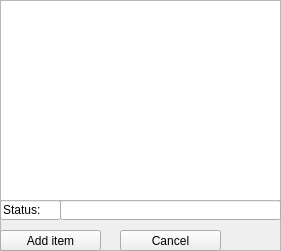
  <widget class="QFrame" name="frame_5">
   <property name="geometry">
    <rect>
     <x>790</x>
     <y>140</y>
     <width>281</width>
     <height>251</height>
    </rect>
   </property>
   <property name="frameShape">
    <enum>QFrame::StyledPanel</enum>
   </property>
   <property name="frameShadow">
    <enum>QFrame::Raised</enum>
   </property>
   <widget class="QLineEdit" name="lineEdit_29">
    <property name="geometry">
     <rect>
      <x>0</x>
      <y>200</y>
      <width>61</width>
      <height>20</height>
     </rect>
    </property>
    <property name="text">
     <string>Status:</string>
    </property>
    <property name="readOnly">
     <bool>true</bool>
    </property>
   </widget>
   <widget class="QPushButton" name="pbCancelSearch">
    <property name="geometry">
     <rect>
      <x>120</x>
      <y>230</y>
      <width>101</width>
      <height>21</height>
     </rect>
    </property>
    <property name="text">
     <string>Cancel</string>
    </property>
   </widget>
   <widget class="QLineEdit" name="leSearchStatus">
    <property name="geometry">
     <rect>
      <x>60</x>
      <y>200</y>
      <width>221</width>
      <height>20</height>
     </rect>
    </property>
    <property name="text">
     <string/>
    </property>
    <property name="readOnly">
     <bool>true</bool>
    </property>
   </widget>
   <widget class="QPushButton" name="pbAddPart">
    <property name="geometry">
     <rect>
      <x>0</x>
      <y>230</y>
      <width>101</width>
      <height>21</height>
     </rect>
    </property>
    <property name="text">
     <string>Add item</string>
    </property>
   </widget>
   <widget class="QListWidget" name="lwPartList">
    <property name="geometry">
     <rect>
      <x>0</x>
      <y>0</y>
      <width>281</width>
      <height>201</height>
     </rect>
    </property>
   </widget>
  </widget>
